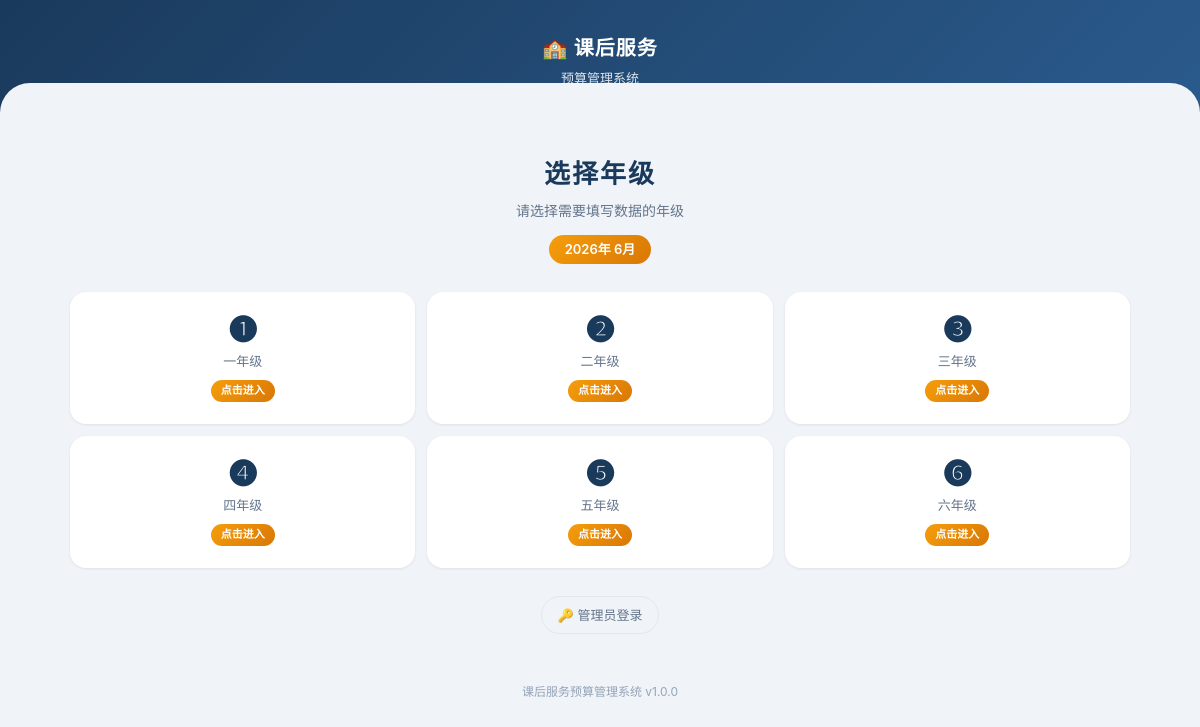
The page / on the database its author committed.
### tables this page shows
CREATE TABLE `grades` (
    `id` INT AUTO_INCREMENT PRIMARY KEY,
    `name` VARCHAR(20) NOT NULL COMMENT '年级名称',
    `sort_order` INT NOT NULL DEFAULT 0 COMMENT '排序',
    `created_at` TIMESTAMP DEFAULT CURRENT_TIMESTAMP
);

### db.php (called while the page is built, shortened)
<?php
class Database {
    private static $instance = null;
    private $pdo;
    private function __construct() {
        try {
            $dsn = "mysql:host=" . DB_HOST . ";port=" . DB_PORT . ";dbname=" . DB_NAME . ";charset=" . DB_CHARSET;
            $options = [
                PDO::ATTR_ERRMODE => PDO::ERRMODE_EXCEPTION,
                PDO::ATTR_DEFAULT_FETCH_MODE => PDO::FETCH_ASSOC,
                PDO::ATTR_EMULATE_PREPARES => false,
            ];
            $this->pdo = new PDO($dsn, DB_USER, DB_PASS, $options);
        } catch (PDOException $e) {
            die('数据库连接失败：' . $e->getMessage());
        }
    }
    public static function getInstance() {
        if (self::$instance === null) {
            self::$instance = new self();
        }
        return self::$instance;
    }
    public function fetchAll($sql, $params = []) {
        $stmt = $this->pdo->prepare($sql);
        $stmt->execute($params);
        return $stmt->fetchAll();
    }
}

### index.php (the view, shortened to what this page needs)
<?php
require_once __DIR__ . '/db.php';
$db = Database::getInstance();
$grades = [];
try {
    $grades = $db->fetchAll("SELECT * FROM grades ORDER BY sort_order ASC");
} catch (Exception $e) {
    header('Location: install.php');
    exit;
}
?>
<!DOCTYPE html>
<html lang="zh-CN">
<head>
    <link rel="stylesheet" href="style.css">
</head>
<body>
<div class="page-header" style="padding: 32px 16px 24px;">
    <h1>🏫 课后服务</h1>
    <p class="subtitle">预算管理系统</p>
</div>
<div class="container">
    <div class="hero-section">
        <h1>选择年级</h1>
        <p>请选择需要填写数据的年级</p>
        <div class="current-month"><?= CURRENT_YEAR ?>年 <?= CURRENT_MONTH ?>月</div>
    </div>
    <div class="grade-grid">
        <?php foreach ($grades as $g):
            $icon = ['❶','❷','❸','❹','❺','❻'];
            $colors = ['g1','g2','g3','g4','g5','g6'];
            $idx = $g['sort_order'] - 1;
        ?>
        <a href="grade.php?g=<?= $g['id'] ?>" class="grade-card <?= $colors[$idx] ?? '' ?>">
            <div class="grade-num"><?= $icon[$idx] ?? $g['sort_order'] ?></div>
            <div class="grade-label"><?= htmlspecialchars($g['name']) ?></div>
            <div class="grade-badge">点击进入</div>
        </a>
        <?php endforeach; ?>
    </div>
    <div class="admin-entry">
        <a href="admin/login.php">🔑 管理员登录</a>
    </div>
    <div class="footer-text">
        <?= APP_NAME ?> v<?= APP_VERSION ?>
    </div>
</div>
</body>
</html>

### style.css (style rules this page uses)
:root { --primary: #1a3a5c; --primary-light: #2a5a8c; --primary-dark: #0f2440; --accent: #f59e0b; --accent-light: #fbbf24; --accent-dark: #d97706; --bg: #f0f4f8; --bg-card: #ffffff; --text: #1a202c; --text-secondary: #64748b; --text-light: #94a3b8; --border: #e2e8f0; --success: #10b981; --danger: #ef4444; --info: #3b82f6; --warning: #f59e0b; --shadow-sm: 0 1px 3px rgba(0,0,0,0.08); --shadow: 0 4px 12px rgba(0,0,0,0.1); --shadow-lg: 0 10px 30px rgba(0,0,0,0.12); --radius: 12px; --radius-lg: 16px; --radius-xl: 20px; --font: -apple-system, BlinkMacSystemFont, "PingFang SC", "Microsoft YaHei", "Helvetica Neue", sans-serif; }
*, *::before, *::after { margin: 0; padding: 0; box-sizing: border-box; }
html { font-size: 16px; -webkit-text-size-adjust: 100%; }
body { font-family: var(--font); background: var(--bg); color: var(--text); line-height: 1.6; min-height: 100vh; padding-bottom: env(safe-area-inset-bottom); }
a { color: var(--primary-light); text-decoration: none; }
.container { max-width: 1100px; margin: 0 auto; padding: 0 16px; }
.page-header { background: linear-gradient(135deg, var(--primary) 0%, var(--primary-light) 100%); color: #fff; padding: 20px 16px; text-align: center; position: relative; overflow: hidden; }
.page-header::after { content: ''; position: absolute; bottom: -30px; left: 0; right: 0; height: 60px; background: var(--bg); border-radius: 30px 30px 0 0; }
.page-header h1 { font-size: 20px; font-weight: 700; letter-spacing: 1px; position: relative; z-index: 1; }
.page-header .subtitle { font-size: 13px; opacity: 0.85; margin-top: 4px; position: relative; z-index: 1; }
.grade-grid { display: grid; grid-template-columns: repeat(3, 1fr); gap: 12px; padding: 4px; }
.grade-card { background: var(--bg-card); border-radius: var(--radius-lg); padding: 20px 12px; text-align: center; cursor: pointer; transition: all 0.3s ease; box-shadow: var(--shadow-sm); border: 2px solid transparent; text-decoration: none; display: block; color: var(--text); position: relative; overflow: hidden; }
.grade-card::before { content: ''; position: absolute; top: 0; left: 0; right: 0; height: 4px; background: linear-gradient(90deg, var(--primary), var(--primary-light)); opacity: 0; transition: opacity 0.3s; }
.grade-card .grade-num { font-size: 28px; font-weight: 800; color: var(--primary); line-height: 1.2; }
.grade-card .grade-label { font-size: 13px; color: var(--text-secondary); margin-top: 4px; }
.grade-card .grade-badge { display: inline-block; background: linear-gradient(135deg, var(--accent), var(--accent-dark)); color: #fff; font-size: 11px; font-weight: 600; padding: 2px 10px; border-radius: 20px; margin-top: 8px; }
.grade-card.g1::before { background: linear-gradient(90deg, #ef4444, #f87171); }
.grade-card.g2::before { background: linear-gradient(90deg, #f59e0b, #fbbf24); }
.grade-card.g3::before { background: linear-gradient(90deg, #10b981, #34d399); }
.grade-card.g4::before { background: linear-gradient(90deg, #3b82f6, #60a5fa); }
.grade-card.g5::before { background: linear-gradient(90deg, #8b5cf6, #a78bfa); }
.grade-card.g6::before { background: linear-gradient(90deg, #ec4899, #f472b6); }

### index.php (style rules this page uses)
.hero-section { padding: 40px 16px 24px; text-align: center; }
.hero-section h1 { font-size: 26px; font-weight: 800; color: var(--primary); letter-spacing: 2px; }
.hero-section p { color: var(--text-secondary); font-size: 14px; margin-top: 6px; }
.hero-section .current-month { display: inline-block; background: linear-gradient(135deg, var(--accent), var(--accent-dark)); color: #fff; padding: 4px 16px; border-radius: 20px; font-size: 13px; font-weight: 600; margin-top: 12px; }
.admin-entry { text-align: center; padding: 24px 0 32px; }
.admin-entry a { color: var(--text-secondary); font-size: 13px; display: inline-flex; align-items: center; gap: 6px; padding: 8px 16px; border-radius: 20px; border: 1px solid var(--border); transition: all 0.3s; }
.footer-text { text-align: center; color: var(--text-light); font-size: 12px; padding: 16px 0 24px; }

### rows shown on the page
grades: sort_order "❶", name "一年级"
grades: sort_order "❷", name "二年级"
grades: sort_order "❸", name "三年级"
grades: sort_order "❹", name "四年级"
grades: sort_order "❺", name "五年级"
grades: sort_order "❻", name "六年级"

### other values the page prints
CURRENT_YEAR "2026"
CURRENT_MONTH "6"
APP_NAME "课后服务预算管理系统"
APP_VERSION "1.0.0"
